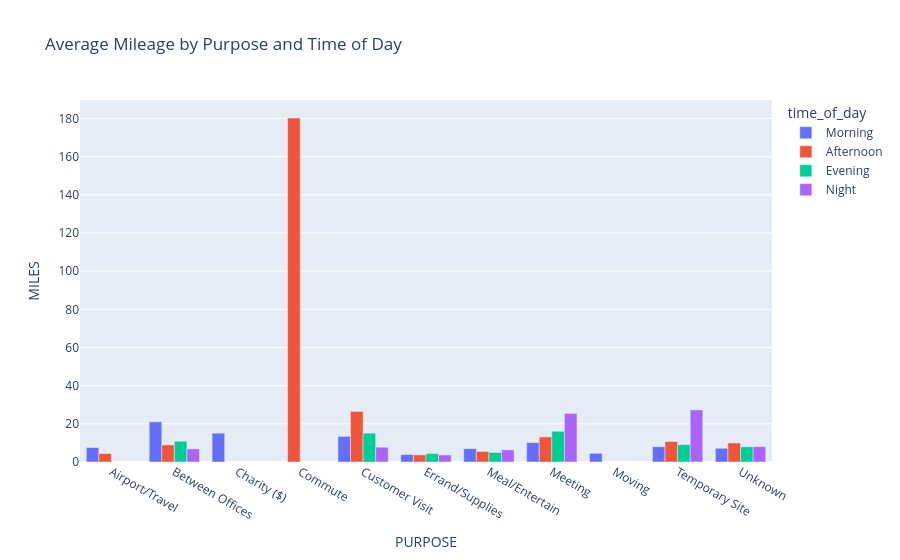

The notebook cell this image was saved under:
### Code cell
fig_mileage = px.bar(
    mileage_trends,
    x='PURPOSE',
    y='MILES',
    color='time_of_day',
    barmode='group',
    title='Average Mileage by Purpose and Time of Day'
)

fig_mileage.show()

### Figure 1 — Plotly figure (JSON) as saved in the notebook; plotly's stock layout.template omitted (floating-point values rounded to 4 significant figures)
{"data": [{"alignmentgroup": "True", "hovertemplate": "time_of_day=Morning<br>PURPOSE=%{x}<br>MILES=%{y}<extra></extra>", "legendgroup": "Morning", "marker": {"color": "#636efa", "pattern": {"shape": ""}}, "name": "Morning", "offsetgroup": "Morning", "orientation": "v", "showlegend": true, "textposition": "auto", "type": "bar", "x": ["Airport/Travel", "Between Offices", "Charity ($)", "Commute", "Customer Visit", "Errand/Supplies", "Meal/Entertain", "Meeting", "Moving", "Temporary Site", "Unknown"], "xaxis": "x", "y": [7.6, 21.07, 15.1, NaN, 13.41, 3.894, 7.0, 10.15, 4.55, 7.986, 7.185], "yaxis": "y"}, {"alignmentgroup": "True", "hovertemplate": "time_of_day=Afternoon<br>PURPOSE=%{x}<br>MILES=%{y}<extra></extra>", "legendgroup": "Afternoon", "marker": {"color": "#EF553B", "pattern": {"shape": ""}}, "name": "Afternoon", "offsetgroup": "Afternoon", "orientation": "v", "showlegend": true, "textposition": "auto", "type": "bar", "x": ["Airport/Travel", "Between Offices", "Charity ($)", "Commute", "Customer Visit", "Errand/Supplies", "Meal/Entertain", "Meeting", "Moving", "Temporary Site", "Unknown"], "xaxis": "x", "y": [4.45, 8.944, NaN, 180.2, 26.49, 3.733, 5.536, 13.15, NaN, 10.73, 9.981], "yaxis": "y"}, {"alignmentgroup": "True", "hovertemplate": "time_of_day=Evening<br>PURPOSE=%{x}<br>MILES=%{y}<extra></extra>", "legendgroup": "Evening", "marker": {"color": "#00cc96", "pattern": {"shape": ""}}, "name": "Evening", "offsetgroup": "Evening", "orientation": "v", "showlegend": true, "textposition": "auto", "type": "bar", "x": ["Airport/Travel", "Between Offices", "Charity ($)", "Commute", "Customer Visit", "Errand/Supplies", "Meal/Entertain", "Meeting", "Moving", "Temporary Site", "Unknown"], "xaxis": "x", "y": [NaN, 10.9, NaN, NaN, 15.11, 4.474, 4.977, 16.09, NaN, 9.1, 7.961], "yaxis": "y"}, {"alignmentgroup": "True", "hovertemplate": "time_of_day=Night<br>PURPOSE=%{x}<br>MILES=%{y}<extra></extra>", "legendgroup": "Night", "marker": {"color": "#ab63fa", "pattern": {"shape": ""}}, "name": "Night", "offsetgroup": "Night", "orientation": "v", "showlegend": true, "textposition": "auto", "type": "bar", "x": ["Airport/Travel", "Between Offices", "Charity ($)", "Commute", "Customer Visit", "Errand/Supplies", "Meal/Entertain", "Meeting", "Moving", "Temporary Site", "Unknown"], "xaxis": "x", "y": [NaN, 6.867, NaN, NaN, 7.75, 3.671, 6.377, 25.43, NaN, 27.3, 8.061], "yaxis": "y"}], "layout": {"barmode": "group", "legend": {"title": {"text": "time_of_day"}, "tracegroupgap": 0}, "title": {"text": "Average Mileage by Purpose and Time of Day"}, "xaxis": {"anchor": "y", "domain": [0, 1], "title": {"text": "PURPOSE"}}, "yaxis": {"anchor": "x", "domain": [0, 1], "title": {"text": "MILES"}}}}
